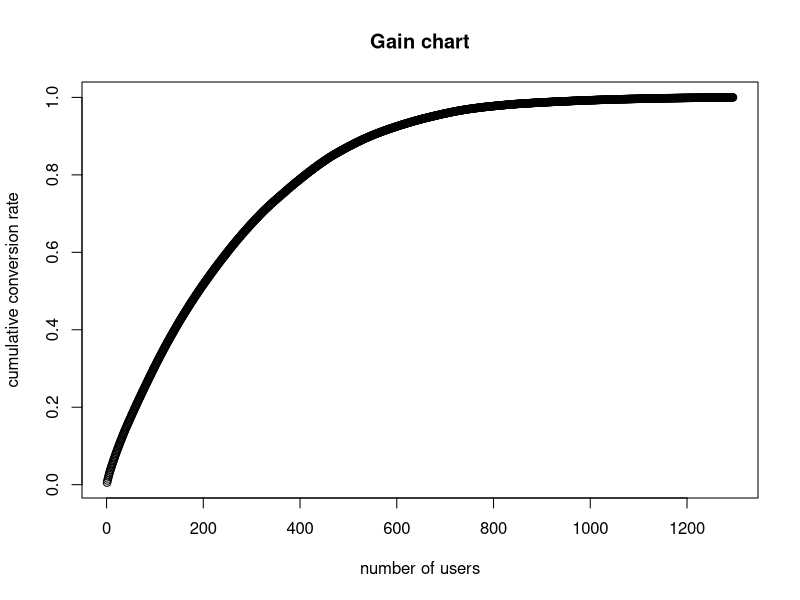
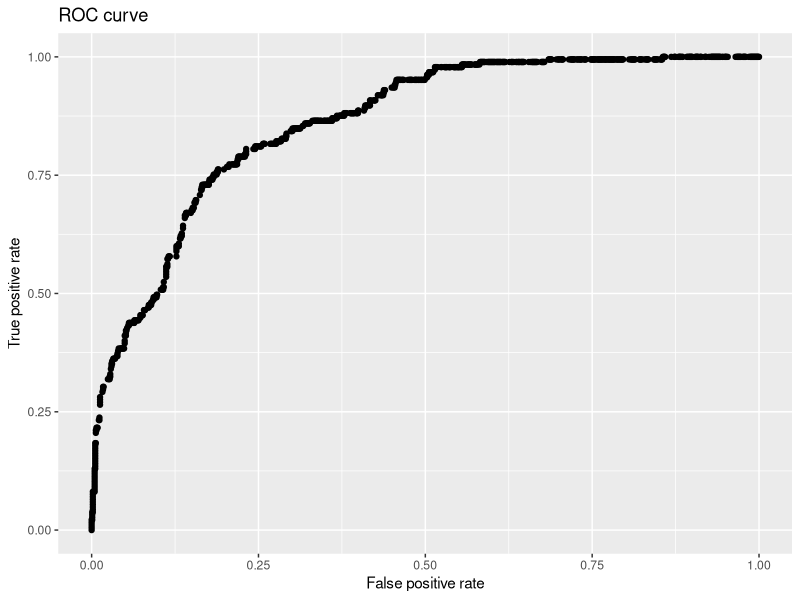

The R source for these figures, in order:
# Copyright 2015 Google Inc. All rights reserved.
#
# Licensed under the Apache License, Version 2.0 (the "License");
# you may not use this file except in compliance with the License.
# You may obtain a copy of the License at
#
#     http://www.apache.org/licenses/LICENSE-2.0
#
# Unless required by applicable law or agreed to in writing, software
# distributed under the License is distributed on an "AS IS" BASIS,
# WITHOUT WARRANTIES OR CONDITIONS OF ANY KIND, either express or implied.
# See the License for the specific language governing permissions and
# limitations under the License.

##########################################
# Optional: Install Required Packages
##########################################

# For visualization
# install.packages("ggplot2", repos="http://cran.rstudio.com/")
library(ggplot2)

# Check the VIF, to find multicollinearity.
# install.packages("car", repos="http://cran.rstudio.com/")
library(car)

# To Plot ROC curve 
# install.packages("ROCR", repos="http://cran.rstudio.com/")
library(ROCR)

# To check model 
# install.packages("rms", repos="http://cran.rstudio.com/")
library(rms)

########################################
# Process the Data
########################################

data1 <- read.csv("./sample_data/train_data.csv")
names(data1)

# Delete unnecessary columns
data1 <- data1[c(-1,-2,-12,-22)]

# Calculate correlation coefficient 
cor(data1)
symnum(abs(cor(data1)),cutpoints = c(0, 0.2, 0.4, 0.6, 0.9, 1), symbols = c(" ", ".", "_", "+", "*"))

# Delete "SUM_totals_hits" & "diffdays_oldest" as those correlation 
# coefficients are higher than 0.9
data1 <- data1[c(-3,-7)]
names(data1)

# If we ran the model now, we would find that the regression
# coefficient for the "midnight_flag" variable would be undefined
# so we remove this variable from the model as well.
data1 <- data1[,c(-13)]
names(data1)

# Run the logistic analysis
model <- glm(formula = b_CV_flag ~., data = data1, family = binomial("logit"))
result <- summary(model)
result

# Check the VIF, to find multicollinearity.
vif(model)

# When check the result from the VIF calculation above, there are two
# variables that are over 10, "SUM_totals_pageviews" (over 30) and 
# "SUM_hits_hitNumber" (over 27). In other words, multicollinearity occurs.
# Therefore, we have to delete one of the variables, in this case
# "SUM_totals_pageviews" and rerun the logistic analysis.

# Delete the "SUM_totals_pageviews" variable. And rerun the logistic regression analysis.
data1_2 <- data1[,c(-2)] 
model1_2 <- glm(formula = b_CV_flag ~., data = data1_2, family = binomial("logit"))
result1_2 <- summary(model1_2)
result1_2

# Check VIF again to verify that the multicollinearity is no longer occuring.
vif(model1_2)

# None of the variables have values over 10, so there is no multicollinearity
# and we can use this model.

############################
# Generate GAIN Curve
############################

prob <- data.frame(predict(model1_2, data1_2, type = "response"))
gain <- cumsum(sort(prob[, 1], decreasing = TRUE)) / sum(prob)

# Save the plot in local file
png('gain_curve_plot.png')
plot(gain,main ="Gain chart",xlab="number of users", ylab="cumulative conversion rate")
dev.off()

############################
# Generate ROC Curve
############################

pred <- prediction(prob, data1_2$b_CV_flag)
perf <- performance(pred, measure = "tpr", x.measure = "fpr")

# Plot and save as Rplots.pdf in local file
pdf('Rplots.pdf')
qplot(x = perf@x.values[[1]], y = perf@y.values[[1]], xlab = perf@x.name, ylab = perf@y.name, main="ROC curve")
dev.off() 

#####################################
# Model Verification
#####################################

# Check model with R package
Logistic_Regression_Model <- lrm(b_CV_flag ~., data1_2)
Logistic_Regression_Model

# Check AIC (An Information Criteria) of the two models
# to verify which is better. A smaller number is better.
AIC(model)
AIC(model1_2)

# Summarize the coefficient values for easy transfer to BigQuery
# SQL statement
coef <- names(model1_2$coefficient)
value <- as.vector(model1_2$coefficient)
result <- data.frame(coef, value)
result
